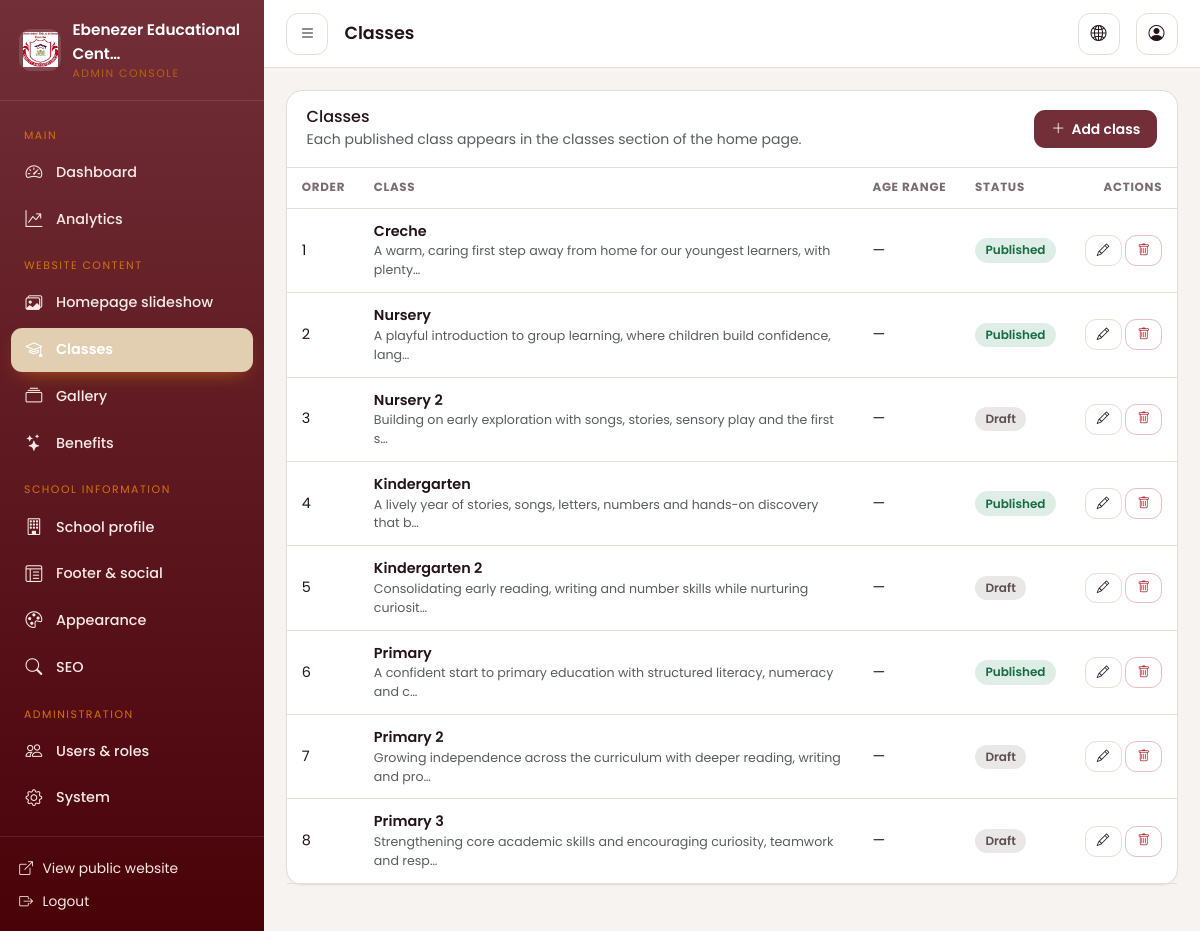
Page /dashboard/classes/ (signed in) on the committed database.
### apps/core/models.py (models this page shows, shortened)
class SingletonModel(models.Model):
    CACHE_KEY = None
    class Meta:
        abstract = True
    @classmethod
    def _cache_key(cls) -> str:
        return cls.CACHE_KEY or f"singleton:{cls._meta.label}"
    @classmethod
    def get_solo(cls):
        key = cls._cache_key()
        obj = cache.get(key)
        if obj is None:
            obj, _ = cls.objects.get_or_create(pk=1)
            cache.set(key, obj, 60)
        return obj

class SchoolSettings(SingletonModel):
    CACHE_KEY = "settings:school"
    school_name = models.CharField(max_length=150, default="Ebenezer Educational Centre")
    short_description = models.CharField(
        max_length=300,
        blank=True,
        help_text="Used in the footer and social sharing cards.",
    )
    tagline = models.CharField(
        max_length=200,
        blank=True,
        help_text="Short tagline shown below the school name in the navbar.",
    )
    full_description = models.TextField(
        blank=True,
        help_text="Longer introduction used on the homepage and About page.",
    )
    address = models.CharField(max_length=255, blank=True, default="Jukwa, Cape Coast")
    town = models.CharField(max_length=100, blank=True, default="Jukwa")
    region = models.CharField(max_length=100, blank=True, default="Central Region")
    country = models.CharField(max_length=100, blank=True, default="Ghana")
    phone_primary = models.CharField(max_length=40, blank=True)
    phone_secondary = models.CharField(max_length=40, blank=True)
    email_primary = models.EmailField(blank=True)
    email_secondary = models.EmailField(blank=True)
    opening_hours = models.CharField(
        max_length=200, blank=True, default="Monday - Friday, 7:00am - 4:00pm"
    )
    vision = models.TextField(blank=True)
    mission = models.TextField(blank=True)
    proprietress_name = models.CharField(max_length=150, blank=True)
    proprietress_title = models.CharField(
        max_length=150, blank=True, default="Proprietress"
    )
    proprietress_message = models.TextField(blank=True)
    headmistress_image = models.ImageField(
        upload_to="branding/",
        blank=True,
        null=True,
        help_text="Optional photo of the school headmistress.",
    )
    logo = models.ImageField(upload_to="branding/", blank=True, null=True)
    logo_light = models.ImageField(
        upload_to="branding/",
        blank=True,
        null=True,
        help_text="Optional logo variant for dark backgrounds.",
    )
    favicon = models.ImageField(upload_to="branding/", blank=True, null=True)
    default_image = models.ImageField(
        upload_to="branding/", blank=True, null=True
    )
    home_welcome_image = models.ImageField(
        upload_to="branding/",
        blank=True,
        null=True,
        help_text="Photo shown in the Welcome section of the homepage.",
    )
    home_welcome_video = models.FileField(
        upload_to="branding/videos/",
        blank=True,
        null=True,
        validators=[VideoValidator()],
        help_text="Optional video shown in the Welcome section of the homepage (takes priority over the image if both are set).",
    )
    about_story_image = models.ImageField(
        upload_to="branding/",
        blank=True,
        null=True,
        help_text="Photo shown in the Our Story section of the About page.",
    )
    about_story_video = models.FileField(
        upload_to="branding/videos/",
        blank=True,
        null=True,
        validators=[VideoValidator()],
        help_text="Optional video shown in the Our Story section of the About page (takes priority over the image if both are set).",
    )
    map_url = models.URLField(
        blank=True,
        max_length=1000,
        help_text="Google Maps embed URL (Share → Embed a map in Google Maps), not a short sharing link. Leave blank to hide the map.",
    )
    directions_url = models.URLField(blank=True)
    footer_intro = models.TextField(blank=True)
    footer_copyright = models.CharField(max_length=255, blank=True)
    facebook_url = models.URLField(blank=True)
    instagram_url = models.URLField(blank=True)
    twitter_url = models.URLField(blank=True)
    tiktok_url = models.URLField(blank=True)
    youtube_url = models.URLField(blank=True)
    linkedin_url = models.URLField(blank=True)
    whatsapp_number = models.CharField(max_length=40, blank=True)
    updated_at = models.DateTimeField(auto_now=True)
    class Meta:
        verbose_name = "School settings"
        verbose_name_plural = "School settings"

### apps/academics/models.py (models this page shows, shortened)
class ClassLevel(TimeStampedModel):
    name = models.CharField(max_length=100, unique=True)
    slug = models.SlugField(max_length=120, unique=True, blank=True)
    short_introduction = models.CharField(max_length=255, blank=True)
    overview = models.TextField(
        blank=True, help_text="Full description shown on the class detail page."
    )
    age_range = models.CharField(
        max_length=60,
        blank=True,
        help_text="Only shown publicly when 'Show age range' is enabled.",
    )
    show_age_range = models.BooleanField(
        default=False,
        help_text="Publish the age range once it has been confirmed by the school.",
    )
    developmental_focus = models.CharField(
        max_length=200, blank=True, help_text="Short summary of the focus for this class."
    )
    image = models.ImageField(
        upload_to="classes/", blank=True, null=True, validators=[ImageValidator()]
    )
    image_alt = models.CharField(
        max_length=200,
        blank=True,
        help_text="Describe the image for screen readers.",
    )
    hero_image = models.ImageField(
        upload_to="classes/", blank=True, null=True, validators=[ImageValidator()]
    )
    group_photo = models.ImageField(
        upload_to="classes/",
        blank=True,
        null=True,
        validators=[ImageValidator()],
        help_text="Approved class group photograph.",
    )
    group_photo_alt = models.CharField(max_length=200, blank=True)
    gallery_album = models.ForeignKey(
        "gallery.GalleryAlbum",
        null=True,
        blank=True,
        on_delete=models.SET_NULL,
        related_name="class_levels",
    )
    display_order = models.PositiveIntegerField(default=0, db_index=True)
    is_published = models.BooleanField(default=True, db_index=True)
    class Meta:
        ordering = ["display_order", "name"]
        verbose_name = "Class"
        verbose_name_plural = "Classes"

### apps/dashboard/views.py (the view)
# urls.py: path("classes/", views.class_list, name="class_list"),
@capability_required("content_manage")
def class_list(request):
    classes = ClassLevel.objects.all().order_by("display_order", "name")
    return render(
        request,
        "dashboard/classes/list.html",
        {"classes": classes, "page_title": "Classes", "active": "classes"},
    )

### templates/dashboard/classes/list.html
{% extends "dashboard/base.html" %}
{% block content %}
<div class="dash-card">
  <div class="dash-card-head">
    <div>
      <h2 class="h6 mb-0">Classes</h2>
      <span class="text-muted small">Each published class appears in the classes section of the home page.</span>
    </div>
    <a href="{% url 'dashboard:class_create' %}" class="dash-btn dash-btn-primary"><i class="bi bi-plus-lg"></i> Add class</a>
  </div>
  <div class="table-responsive">
    <table class="dash-table">
      <thead><tr><th>Order</th><th>Class</th><th>Age range</th><th>Status</th><th class="text-end">Actions</th></tr></thead>
      <tbody>
        {% for c in classes %}
          <tr>
            <td>{{ c.display_order }}</td>
            <td>
              <div class="fw-semibold">{{ c.name }}</div>
              <div class="text-muted small">{{ c.short_introduction|truncatechars:80 }}</div>
            </td>
            <td>{{ c.age_range|default:"—" }}</td>
            <td>{% if c.is_published %}<span class="pill pill-active">Published</span>{% else %}<span class="pill pill-inactive">Draft</span>{% endif %}</td>
            <td class="text-end text-nowrap">
              <a class="dash-btn dash-btn-light dash-btn-sm" href="{% url 'dashboard:class_update' c.pk %}"><i class="bi bi-pencil"></i></a>
              <a class="dash-btn dash-btn-danger dash-btn-sm" href="{% url 'dashboard:class_delete' c.pk %}"><i class="bi bi-trash"></i></a>
            </td>
          </tr>
        {% empty %}
          <tr><td colspan="5" class="text-center text-muted py-5">No classes yet.</td></tr>
        {% endfor %}
      </tbody>
    </table>
  </div>
</div>
{% endblock %}

### templates/dashboard/partials/sidebar.html
{% load static %}{% load permissions %}
<aside class="dash-sidebar" aria-label="Dashboard navigation">
  <a class="dash-brand" href="{% url 'dashboard:overview' %}">
    <span class="mark">
      {% if school.logo %}<img src="{{ school.logo.url }}" alt="">{% else %}<i class="bi bi-mortarboard-fill"></i>{% endif %}
    </span>
    <span>
      <span class="name">{{ school.school_name|truncatechars:26 }}</span>
      <span class="sub d-block" style="color:#D5720A">Admin Console</span>
    </span>
  </a>
  <nav class="dash-nav">
    <div class="group-label">Main</div>
    {% if request.user|can:"dashboard_access" %}
      <a href="{% url 'dashboard:overview' %}" class="{% if active == 'overview' %}active{% endif %}"><i class="bi bi-speedometer2"></i> Dashboard</a>
    {% endif %}
    {% if request.user|can:"analytics_view" %}
      <a href="{% url 'dashboard:analytics' %}" class="{% if active == 'analytics' %}active{% endif %}"><i class="bi bi-graph-up-arrow"></i> Analytics</a>
    {% endif %}
    {% if request.user|can:"content_manage" %}
      <div class="group-label">Website content</div>
      <a href="{% url 'dashboard:slide_list' %}" class="{% if active == 'slides' %}active{% endif %}"><i class="bi bi-images"></i> Homepage slideshow</a>
      <a href="{% url 'dashboard:class_list' %}" class="{% if active == 'classes' %}active{% endif %}"><i class="bi bi-mortarboard"></i> Classes</a>
      <a href="{% url 'dashboard:album_list' %}" class="{% if active == 'gallery' %}active{% endif %}"><i class="bi bi-collection"></i> Gallery</a>
      <a href="{% url 'dashboard:benefit_list' %}" class="{% if active == 'benefits' %}active{% endif %}"><i class="bi bi-stars"></i> Benefits</a>
    {% endif %}
    {% if request.user|can:"settings_manage" %}
      <div class="group-label">School information</div>
      <a href="{% url 'dashboard:school_info' %}" class="{% if active == 'school' %}active{% endif %}"><i class="bi bi-building"></i> School profile</a>
      <a href="{% url 'dashboard:footer_settings' %}" class="{% if active == 'footer' %}active{% endif %}"><i class="bi bi-layout-text-window-reverse"></i> Footer &amp; social</a>
    {% endif %}
    {% if request.user|can:"appearance_manage" %}
      <a href="{% url 'dashboard:appearance' %}" class="{% if active == 'appearance' %}active{% endif %}"><i class="bi bi-palette"></i> Appearance</a>
    {% endif %}
    {% if request.user|can:"seo_manage" %}
      <a href="{% url 'dashboard:seo_settings' %}" class="{% if active == 'seo' %}active{% endif %}"><i class="bi bi-search"></i> SEO</a>
    {% endif %}
    {% if request.user|can:"notifications_manage" or request.user|can:"users_manage" or request.user|can:"system_manage" %}
      <div class="group-label">Administration</div>
      {% if request.user|can:"users_manage" %}
        <a href="{% url 'dashboard:user_list' %}" class="{% if active == 'users' %}active{% endif %}"><i class="bi bi-people"></i> Users &amp; roles</a>
      {% endif %}
      {% if request.user|can:"system_manage" %}
        <a href="{% url 'dashboard:system_settings' %}" class="{% if active == 'system' %}active{% endif %}"><i class="bi bi-gear"></i> System</a>
      {% endif %}
    {% endif %}
  </nav>
  <div class="p-3 border-top" style="border-color: rgba(255,255,255,.1)!important">
    <a class="dash-nav" style="display:block;padding:0" href="{% url 'core:home' %}" target="_blank" rel="noopener">
      <span style="display:flex;align-items:center;gap:.6rem;color:var(--dash-sidebar-text);font-size:.86rem;padding:.4rem .2rem">
        <i class="bi bi-box-arrow-up-right"></i> View public website
      </span>
    </a>
    <a class="dash-nav" style="display:block;padding:0" href="{% url 'accounts:logout' %}">
      <span style="display:flex;align-items:center;gap:.6rem;color:var(--dash-sidebar-text);font-size:.86rem;padding:.4rem .2rem">
        <i class="bi bi-box-arrow-right"></i> Logout
      </span>
    </a>
  </div>
</aside>

### rows in the picture
SchoolSettings: logo (picture), school_name "Ebenezer Educational Cent…"
ClassLevel: display_order "1", name "Creche", short_introduction "A warm, caring first step away from home for our youngest learners, with plenty…", age_range "—", is_published "Published"
ClassLevel: display_order "2", name "Nursery", short_introduction "A playful introduction to group learning, where children build confidence, lang…", age_range "—", is_published "Published"
ClassLevel: display_order "3", name "Nursery 2", short_introduction "Building on early exploration with songs, stories, sensory play and the first s…", age_range "—", is_published "Draft"
ClassLevel: display_order "4", name "Kindergarten", short_introduction "A lively year of stories, songs, letters, numbers and hands-on discovery that b…", age_range "—", is_published "Published"
ClassLevel: display_order "5", name "Kindergarten 2", short_introduction "Consolidating early reading, writing and number skills while nurturing curiosit…", age_range "—", is_published "Draft"
ClassLevel: display_order "6", name "Primary", short_introduction "A confident start to primary education with structured literacy, numeracy and c…", age_range "—", is_published "Published"
ClassLevel: display_order "7", name "Primary 2", short_introduction "Growing independence across the curriculum with deeper reading, writing and pro…", age_range "—", is_published "Draft"
ClassLevel: display_order "8", name "Primary 3", short_introduction "Strengthening core academic skills and encouraging curiosity, teamwork and resp…", age_range "—", is_published "Draft"

### other values in the picture
{{ page_title|default:"Dashboard" }} "Classes"
